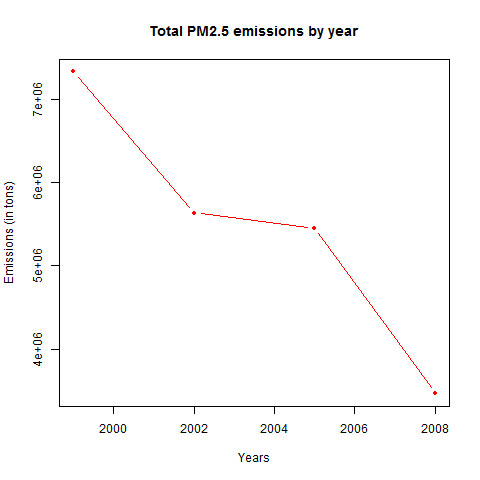

The script that saved this image:
## Loading the data 
source("load_data.R")

library(dplyr)
## Group NEI by years
GroupbyYear <- group_by(NEI, year)

## Calculate total exmissions for each year
TotalEmissionsByYear <- summarise(GroupbyYear, sum(Emissions))

## Plot dependency total emmisions from year
plot(TotalEmissionsByYear, main = "Total PM2.5 emissions by year",
     xlab = "Years", ylab = "Emissions (in tons)",
     type = "b", pch = 20, col = "red")
## Save the plot into pgn file
dev.copy(png, file="plot1.png", height=480, width=480)
dev.off()
